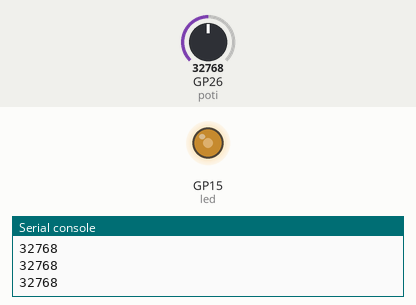
Simulated run of this program. Board: Raspberry Pi Pico running MicroPython. On the bench: output pins drawn as LEDs (lit = HIGH), the last lines printed to the serial console. The inputs (shaded band) are chosen by the test bench; at power-on: GP26 (poti) = 32768 (analog values on the 0–65535 scale).

Above: at 1.2 s.
1.3 s: GP26 (poti) set to 45874
At 2.4 s:
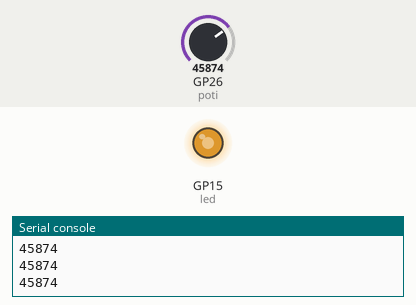
2.8 s: GP26 (poti) set to 57670
At 3.7 s:
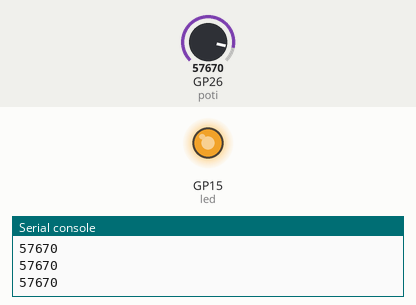
4.3 s: GP26 (poti) set to 7864
At 5.0 s:
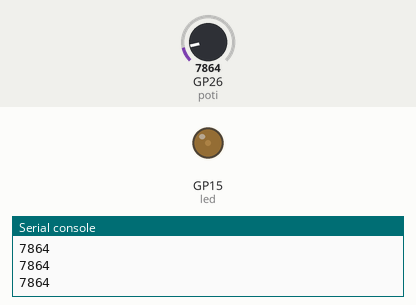
5.8 s: GP26 (poti) set to 0
At 6.4 s:
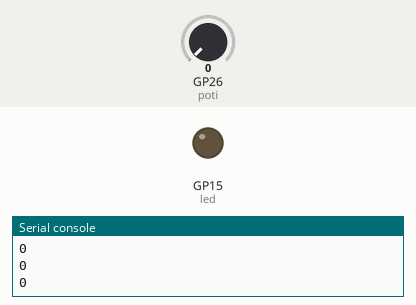
Timing chart, 0 to 8.3 s (numbered marks = the images above; inputs shaded):
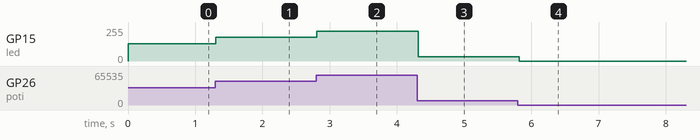

Measured:
- after the input at 1.3 s, GP15 (led): 128/255 → 178/255 at once
- after the input at 2.8 s, GP15 (led): 178/255 → 224/255 at once
- after the input at 4.3 s, GP15 (led): 224/255 → 31/255 at once
- after the input at 5.8 s, GP15 (led): 31/255 → 0/255 at once

The program:

PB-03-1-10-Fading_LED_with_PWM.py
```python
#==========================================================================
#
# PB-3-1-10-Fading LED with PWM_Kom.py
#
#  1 LED, 1 Widerstand, 1 Potentiometer
#
#==========================================================================

import machine
import utime

poti = machine.ADC(0)
led = machine.PWM(machine.Pin(15))
led.freq(1000)

while True:
    wertpoti = poti.read_u16()
    print(wertpoti)
    led.duty_u16(wertpoti)
    utime.sleep(0.05)

"""
Dieses MicroPython-Programm ist für den Raspberry Pi Pico-Mikrocontroller geschrieben und liest einen analogen Wert von
einem Potentiometer (Poti) über den ADC-Kanal 1 ein. Der eingelesene Wert wird dann auf eine LED ausgegeben, die an Pin 15
angeschlossen ist. Die LED leuchtet mit einer PWM-Frequenz von 1000 Hz und der Duty Cycle (Tastverhältnis) wird durch den
Potentiometerwert gesteuert. Das Programm wird in einer Endlosschleife ausgeführt und verzögert jeweils 50 Millisekunden
zwischen den Schleifendurchläufen.

Zunächst werden zwei Module importiert: "machine" und "utime". "machine" ist das Modul, das alle Funktionen enthält, die zur
Interaktion mit der Hardware des Raspberry Pi Pico erforderlich sind, und "utime" ist ein Modul, das Funktionen zur Zeitmessung
bereitstellt.

Als nächstes werden zwei Objekte erstellt. Das erste Objekt, "poti", wird durch die Verwendung der Klasse "ADC" aus dem
Modul "machine" erstellt. Der Parameter 1 gibt an, dass der ADC-Kanal 1 verwendet wird. Das zweite Objekt, "led", wird durch
die Verwendung der Klasse "PWM" aus dem Modul "machine" erstellt. Der Pin 15 wird als Parameter übergeben und die
PWM-Frequenz wird auf 1000 Hz eingestellt.

Dann beginnt die Endlosschleife. In jeder Iteration der Schleife wird der aktuelle Potentiometerwert als 16-Bit-Integer mit der
Funktion "read_u16()" von dem "poti"-Objekt gelesen. Dieser Wert wird dann auf die LED angewendet, indem die
Funktion "duty_u16()" des "led"-Objekts aufgerufen wird und der Potentiometerwert als Parameter übergeben wird.
Schließlich wird das Programm mit der Funktion "sleep()" von "utime" für 50 Millisekunden verzögert und die Schleife
beginnt erneut.

Zusammenfassend misst dieses Programm den Wert eines Potentiometers und steuert eine LED mit diesem Wert,
indem es den Duty Cycle der LED-PWM mit dem gemessenen Potentiometerwert ändert. Dies kann nützlich sein, um die
Helligkeit einer LED oder die Geschwindigkeit eines Motors zu steuern.
"""
```
